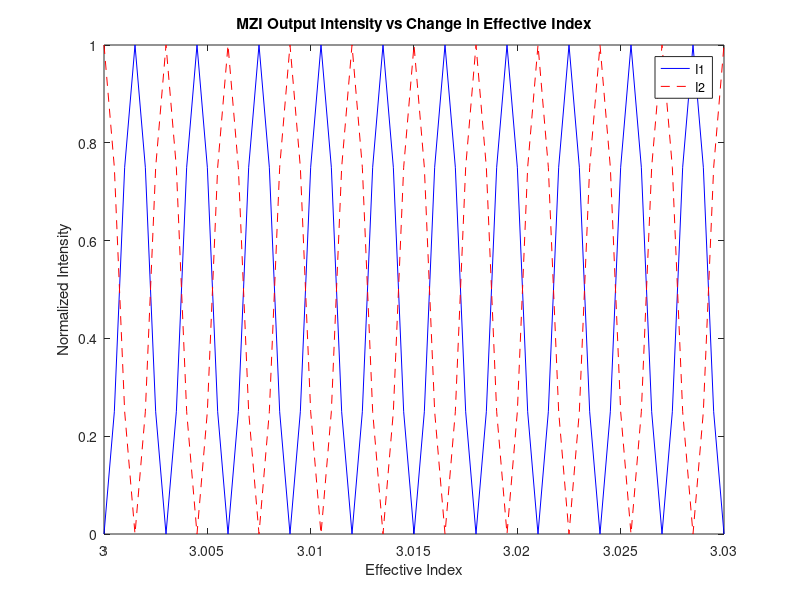

Recreate this plot in MATLAB.
lambda = 1500e-9; % wavelength
L = 0.5e-3; % arm length  
n_init = 3; % initial effective index
dn = 0.03; % change in effective index
neff2 = 3;

% array of effective indices  
neff1 = n_init:0.0005:n_init+dn;  

% calculate phase  
delta_phi = (2*pi/lambda) .*( neff1 .* L - neff2 * L);  

% calculate output intensities
I1 = sin(delta_phi/2) .* sin(delta_phi/2);   
I2 = cos(delta_phi/2) .* cos(delta_phi/2);

% plot intensities
figure;
plot(neff1,I1,'b-',neff1,I2,'r--'); 
legend('I1','I2');
xlabel('Effective Index');
ylabel('Normalized Intensity');
title('MZI Output Intensity vs Change in Effective Index');